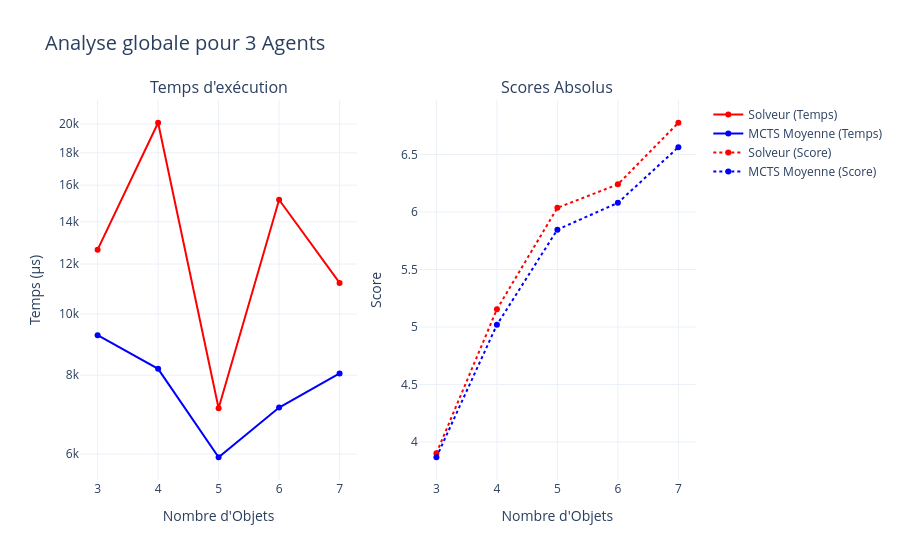
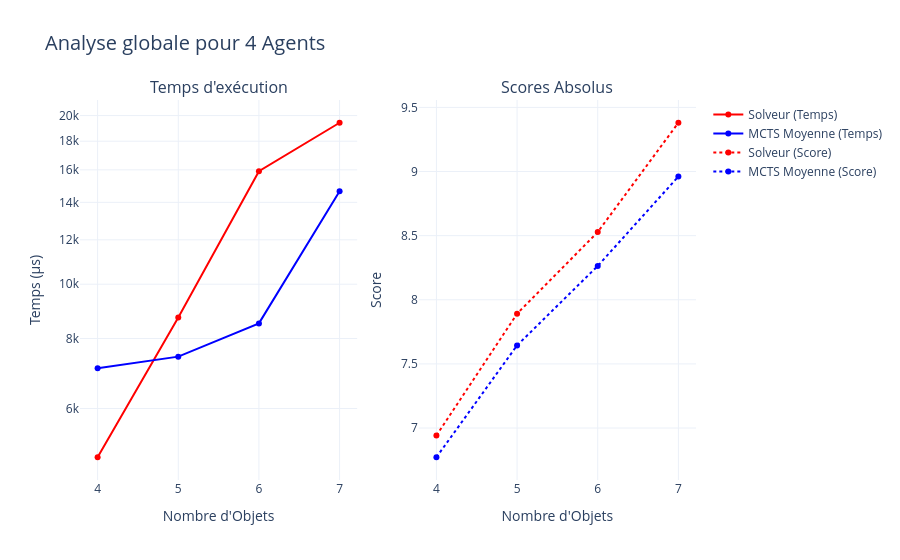
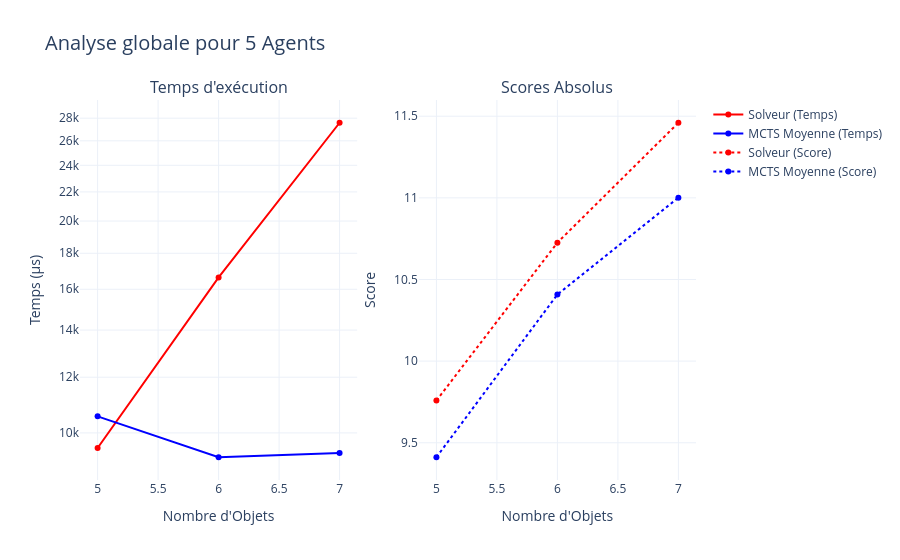
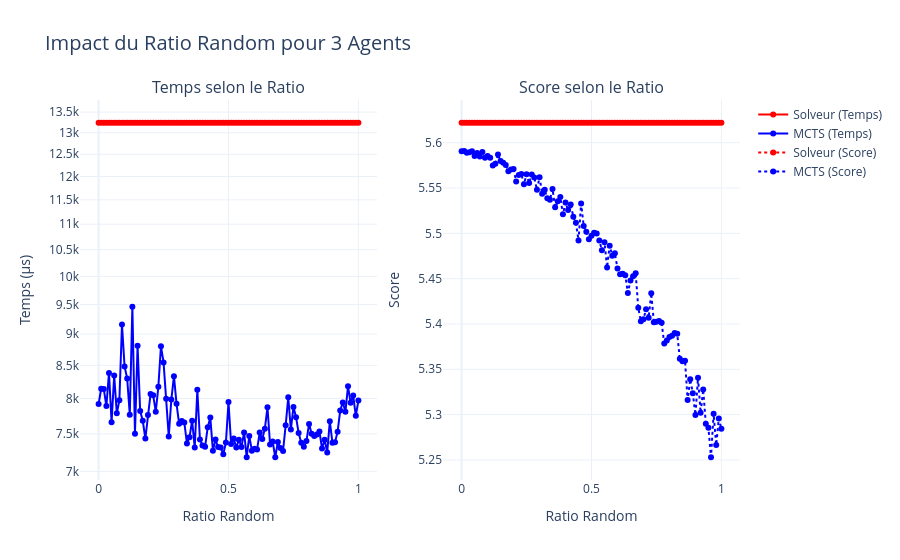

The code cell stored with these charts, in order, in its notebook:
### Code cell
plot_comparisons_interactive(df)
plot_impact_ratio_interactive(df)
plot_ratio_impact_on_score_interactive(df)
plot_erreur_normalisee_interactive(df)

### Figure 1 — Plotly figure (JSON) as saved in the notebook; plotly's stock layout.template omitted (floating-point values rounded to 4 significant figures)
{"data": [{"line": {"color": "red"}, "mode": "lines+markers", "name": "Solveur (Temps)", "type": "scatter", "x": [3, 4, 5, 6, 7], "xaxis": "x", "y": [12650.0, 20090.0, 7093.0, 15170.0, 11200.0], "yaxis": "y"}, {"line": {"color": "blue"}, "mode": "lines+markers", "name": "MCTS Moyenne (Temps)", "type": "scatter", "x": [3, 4, 5, 6, 7], "xaxis": "x", "y": [9255.0, 8187.0, 5931.0, 7110.0, 8053.0], "yaxis": "y"}, {"line": {"color": "red", "dash": "dot"}, "mode": "lines+markers", "name": "Solveur (Score)", "type": "scatter", "x": [3, 4, 5, 6, 7], "xaxis": "x2", "y": [3.903, 5.154, 6.037, 6.241, 6.776], "yaxis": "y2"}, {"line": {"color": "blue", "dash": "dot"}, "mode": "lines+markers", "name": "MCTS Moyenne (Score)", "type": "scatter", "x": [3, 4, 5, 6, 7], "xaxis": "x2", "y": [3.868, 5.019, 5.847, 6.08, 6.564], "yaxis": "y2"}], "layout": {"annotations": [{"font": {"size": 16}, "showarrow": false, "text": "Temps d'exécution", "x": 0.225, "xanchor": "center", "xref": "paper", "y": 1, "yanchor": "bottom", "yref": "paper"}, {"font": {"size": 16}, "showarrow": false, "text": "Scores Absolus", "x": 0.775, "xanchor": "center", "xref": "paper", "y": 1, "yanchor": "bottom", "yref": "paper"}], "hovermode": "x unified", "title": {"font": {"size": 20}, "text": "Analyse globale pour 3 Agents"}, "xaxis": {"anchor": "y", "domain": [0, 0.45], "title": {"text": "Nombre d'Objets"}}, "xaxis2": {"anchor": "y2", "domain": [0.55, 1], "title": {"text": "Nombre d'Objets"}}, "yaxis": {"anchor": "x", "domain": [0, 1], "title": {"text": "Temps (µs)"}, "type": "log"}, "yaxis2": {"anchor": "x2", "domain": [0, 1], "title": {"text": "Score"}}}}

### Figure 2 — Plotly figure (JSON) as saved in the notebook; plotly's stock layout.template omitted (floating-point values rounded to 4 significant figures)
{"data": [{"line": {"color": "red"}, "mode": "lines+markers", "name": "Solveur (Temps)", "type": "scatter", "x": [4, 5, 6, 7], "xaxis": "x", "y": [4910.0, 8722.0, 15910.0, 19420.0], "yaxis": "y"}, {"line": {"color": "blue"}, "mode": "lines+markers", "name": "MCTS Moyenne (Temps)", "type": "scatter", "x": [4, 5, 6, 7], "xaxis": "x", "y": [7082.0, 7425.0, 8512.0, 14650.0], "yaxis": "y"}, {"line": {"color": "red", "dash": "dot"}, "mode": "lines+markers", "name": "Solveur (Score)", "type": "scatter", "x": [4, 5, 6, 7], "xaxis": "x2", "y": [6.942, 7.891, 8.528, 9.38], "yaxis": "y2"}, {"line": {"color": "blue", "dash": "dot"}, "mode": "lines+markers", "name": "MCTS Moyenne (Score)", "type": "scatter", "x": [4, 5, 6, 7], "xaxis": "x2", "y": [6.772, 7.644, 8.264, 8.961], "yaxis": "y2"}], "layout": {"annotations": [{"font": {"size": 16}, "showarrow": false, "text": "Temps d'exécution", "x": 0.225, "xanchor": "center", "xref": "paper", "y": 1, "yanchor": "bottom", "yref": "paper"}, {"font": {"size": 16}, "showarrow": false, "text": "Scores Absolus", "x": 0.775, "xanchor": "center", "xref": "paper", "y": 1, "yanchor": "bottom", "yref": "paper"}], "hovermode": "x unified", "title": {"font": {"size": 20}, "text": "Analyse globale pour 4 Agents"}, "xaxis": {"anchor": "y", "domain": [0, 0.45], "title": {"text": "Nombre d'Objets"}}, "xaxis2": {"anchor": "y2", "domain": [0.55, 1], "title": {"text": "Nombre d'Objets"}}, "yaxis": {"anchor": "x", "domain": [0, 1], "title": {"text": "Temps (µs)"}, "type": "log"}, "yaxis2": {"anchor": "x2", "domain": [0, 1], "title": {"text": "Score"}}}}

### Figure 3 — Plotly figure (JSON) as saved in the notebook; plotly's stock layout.template omitted (floating-point values rounded to 4 significant figures)
{"data": [{"line": {"color": "red"}, "mode": "lines+markers", "name": "Solveur (Temps)", "type": "scatter", "x": [5, 6, 7], "xaxis": "x", "y": [9519.0, 16630.0, 27580.0], "yaxis": "y"}, {"line": {"color": "blue"}, "mode": "lines+markers", "name": "MCTS Moyenne (Temps)", "type": "scatter", "x": [5, 6, 7], "xaxis": "x", "y": [10560.0, 9235.0, 9368.0], "yaxis": "y"}, {"line": {"color": "red", "dash": "dot"}, "mode": "lines+markers", "name": "Solveur (Score)", "type": "scatter", "x": [5, 6, 7], "xaxis": "x2", "y": [9.758, 10.73, 11.46], "yaxis": "y2"}, {"line": {"color": "blue", "dash": "dot"}, "mode": "lines+markers", "name": "MCTS Moyenne (Score)", "type": "scatter", "x": [5, 6, 7], "xaxis": "x2", "y": [9.411, 10.41, 11.0], "yaxis": "y2"}], "layout": {"annotations": [{"font": {"size": 16}, "showarrow": false, "text": "Temps d'exécution", "x": 0.225, "xanchor": "center", "xref": "paper", "y": 1, "yanchor": "bottom", "yref": "paper"}, {"font": {"size": 16}, "showarrow": false, "text": "Scores Absolus", "x": 0.775, "xanchor": "center", "xref": "paper", "y": 1, "yanchor": "bottom", "yref": "paper"}], "hovermode": "x unified", "title": {"font": {"size": 20}, "text": "Analyse globale pour 5 Agents"}, "xaxis": {"anchor": "y", "domain": [0, 0.45], "title": {"text": "Nombre d'Objets"}}, "xaxis2": {"anchor": "y2", "domain": [0.55, 1], "title": {"text": "Nombre d'Objets"}}, "yaxis": {"anchor": "x", "domain": [0, 1], "title": {"text": "Temps (µs)"}, "type": "log"}, "yaxis2": {"anchor": "x2", "domain": [0, 1], "title": {"text": "Score"}}}}

### Figure 4 — Plotly figure (JSON) as saved in the notebook; plotly's stock layout.template omitted (floating-point values rounded to 4 significant figures)
{"data": [{"line": {"color": "red"}, "mode": "lines+markers", "name": "Solveur (Temps)", "type": "scatter", "x": [0.0, 0.01, 0.02, 0.03, 0.04, 0.05, 0.06, 0.07, 0.08, 0.09, 0.1, 0.11, 0.12, 0.13, 0.14, 0.15, 0.16, 0.17, 0.18, 0.19, 0.2, 0.21, 0.22, 0.23, 0.24, 0.25, 0.26, 0.27, 0.28, 0.29, 0.3, 0.31, 0.32, 0.33, 0.34, 0.35, 0.36, 0.37, 0.38, 0.39, 0.4, 0.41, 0.42, 0.43, 0.44, 0.45, 0.46, 0.47, 0.48, 0.49, 0.5, 0.51, 0.52, 0.53, 0.54, 0.55, 0.56, 0.57, 0.58, 0.59, 0.6, 0.61, 0.62, 0.63, 0.64, 0.65, 0.66, 0.67, 0.68, 0.69, 0.7, 0.71, 0.72, 0.73, 0.74, 0.75, 0.76, 0.77, 0.78, 0.79, 0.8, 0.81, 0.82, 0.83, 0.84, 0.85, 0.86, 0.87, 0.88, 0.89, 0.9, 0.91, 0.92, 0.93, 0.94, 0.95, 0.96, 0.97, 0.98, 0.99, 1.0], "xaxis": "x", "y": [13240.0, 13240.0, 13240.0, 13240.0, 13240.0, 13240.0, 13240.0, 13240.0, 13240.0, 13240.0, 13240.0, 13240.0, 13240.0, 13240.0, 13240.0, 13240.0, 13240.0, 13240.0, 13240.0, 13240.0, 13240.0, 13240.0, 13240.0, 13240.0, 13240.0, 13240.0, 13240.0, 13240.0, 13240.0, 13240.0, 13240.0, 13240.0, 13240.0, 13240.0, 13240.0, 13240.0, 13240.0, 13240.0, 13240.0, 13240.0, 13240.0, 13240.0, 13240.0, 13240.0, 13240.0, 13240.0, 13240.0, 13240.0, 13240.0, 13240.0, 13240.0, 13240.0, 13240.0, 13240.0, 13240.0, 13240.0, 13240.0, 13240.0, 13240.0, 13240.0, 13240.0, 13240.0, 13240.0, 13240.0, 13240.0, 13240.0, 13240.0, 13240.0, 13240.0, 13240.0, 13240.0, 13240.0, 13240.0, 13240.0, 13240.0, 13240.0, 13240.0, 13240.0, 13240.0, 13240.0, 13240.0, 13240.0, 13240.0, 13240.0, 13240.0, 13240.0, 13240.0, 13240.0, 13240.0, 13240.0, 13240.0, 13240.0, 13240.0, 13240.0, 13240.0, 13240.0, 13240.0, 13240.0, 13240.0, 13240.0, 13240.0], "yaxis": "y"}, {"line": {"color": "blue"}, "mode": "lines+markers", "name": "MCTS (Temps)", "type": "scatter", "x": [0.0, 0.01, 0.02, 0.03, 0.04, 0.05, 0.06, 0.07, 0.08, 0.09, 0.1, 0.11, 0.12, 0.13, 0.14, 0.15, 0.16, 0.17, 0.18, 0.19, 0.2, 0.21, 0.22, 0.23, 0.24, 0.25, 0.26, 0.27, 0.28, 0.29, 0.3, 0.31, 0.32, 0.33, 0.34, 0.35, 0.36, 0.37, 0.38, 0.39, 0.4, 0.41, 0.42, 0.43, 0.44, 0.45, 0.46, 0.47, 0.48, 0.49, 0.5, 0.51, 0.52, 0.53, 0.54, 0.55, 0.56, 0.57, 0.58, 0.59, 0.6, 0.61, 0.62, 0.63, 0.64, 0.65, 0.66, 0.67, 0.68, 0.69, 0.7, 0.71, 0.72, 0.73, 0.74, 0.75, 0.76, 0.77, 0.78, 0.79, 0.8, 0.81, 0.82, 0.83, 0.84, 0.85, 0.86, 0.87, 0.88, 0.89, 0.9, 0.91, 0.92, 0.93, 0.94, 0.95, 0.96, 0.97, 0.98, 0.99, 1.0], "xaxis": "x", "y": [7921.0, 8145.0, 8139.0, 7891.0, 8384.0, 7662.0, 8343.0, 7787.0, 7973.0, 9159.0, 8482.0, 8300.0, 7767.0, 9461.0, 7500.0, 8809.0, 7819.0, 7682.0, 7435.0, 7763.0, 8067.0, 8049.0, 7810.0, 8173.0, 8802.0, 8546.0, 7995.0, 7464.0, 7985.0, 8334.0, 7922.0, 7639.0, 7679.0, 7657.0, 7370.0, 7455.0, 7681.0, 7314.0, 8129.0, 7425.0, 7344.0, 7325.0, 7591.0, 7726.0, 7271.0, 7423.0, 7321.0, 7315.0, 7226.0, 7382.0, 7948.0, 7364.0, 7436.0, 7314.0, 7420.0, 7324.0, 7520.0, 7187.0, 7472.0, 7273.0, 7297.0, 7288.0, 7518.0, 7430.0, 7571.0, 7873.0, 7355.0, 7396.0, 7186.0, 7391.0, 7308.0, 7269.0, 7618.0, 8018.0, 7559.0, 7876.0, 7732.0, 7510.0, 7379.0, 7325.0, 7401.0, 7638.0, 7502.0, 7469.0, 7492.0, 7533.0, 7302.0, 7419.0, 7250.0, 7676.0, 7380.0, 7387.0, 7530.0, 7826.0, 7941.0, 7808.0, 8180.0, 7937.0, 8044.0, 7751.0, 7969.0], "yaxis": "y"}, {"line": {"color": "red", "dash": "dot"}, "mode": "lines+markers", "name": "Solveur (Score)", "type": "scatter", "x": [0.0, 0.01, 0.02, 0.03, 0.04, 0.05, 0.06, 0.07, 0.08, 0.09, 0.1, 0.11, 0.12, 0.13, 0.14, 0.15, 0.16, 0.17, 0.18, 0.19, 0.2, 0.21, 0.22, 0.23, 0.24, 0.25, 0.26, 0.27, 0.28, 0.29, 0.3, 0.31, 0.32, 0.33, 0.34, 0.35, 0.36, 0.37, 0.38, 0.39, 0.4, 0.41, 0.42, 0.43, 0.44, 0.45, 0.46, 0.47, 0.48, 0.49, 0.5, 0.51, 0.52, 0.53, 0.54, 0.55, 0.56, 0.57, 0.58, 0.59, 0.6, 0.61, 0.62, 0.63, 0.64, 0.65, 0.66, 0.67, 0.68, 0.69, 0.7, 0.71, 0.72, 0.73, 0.74, 0.75, 0.76, 0.77, 0.78, 0.79, 0.8, 0.81, 0.82, 0.83, 0.84, 0.85, 0.86, 0.87, 0.88, 0.89, 0.9, 0.91, 0.92, 0.93, 0.94, 0.95, 0.96, 0.97, 0.98, 0.99, 1.0], "xaxis": "x2", "y": [5.622, 5.622, 5.622, 5.622, 5.622, 5.622, 5.622, 5.622, 5.622, 5.622, 5.622, 5.622, 5.622, 5.622, 5.622, 5.622, 5.622, 5.622, 5.622, 5.622, 5.622, 5.622, 5.622, 5.622, 5.622, 5.622, 5.622, 5.622, 5.622, 5.622, 5.622, 5.622, 5.622, 5.622, 5.622, 5.622, 5.622, 5.622, 5.622, 5.622, 5.622, 5.622, 5.622, 5.622, 5.622, 5.622, 5.622, 5.622, 5.622, 5.622, 5.622, 5.622, 5.622, 5.622, 5.622, 5.622, 5.622, 5.622, 5.622, 5.622, 5.622, 5.622, 5.622, 5.622, 5.622, 5.622, 5.622, 5.622, 5.622, 5.622, 5.622, 5.622, 5.622, 5.622, 5.622, 5.622, 5.622, 5.622, 5.622, 5.622, 5.622, 5.622, 5.622, 5.622, 5.622, 5.622, 5.622, 5.622, 5.622, 5.622, 5.622, 5.622, 5.622, 5.622, 5.622, 5.622, 5.622, 5.622, 5.622, 5.622, 5.622], "yaxis": "y2"}, {"line": {"color": "blue", "dash": "dot"}, "mode": "lines+markers", "name": "MCTS (Score)", "type": "scatter", "x": [0.0, 0.01, 0.02, 0.03, 0.04, 0.05, 0.06, 0.07, 0.08, 0.09, 0.1, 0.11, 0.12, 0.13, 0.14, 0.15, 0.16, 0.17, 0.18, 0.19, 0.2, 0.21, 0.22, 0.23, 0.24, 0.25, 0.26, 0.27, 0.28, 0.29, 0.3, 0.31, 0.32, 0.33, 0.34, 0.35, 0.36, 0.37, 0.38, 0.39, 0.4, 0.41, 0.42, 0.43, 0.44, 0.45, 0.46, 0.47, 0.48, 0.49, 0.5, 0.51, 0.52, 0.53, 0.54, 0.55, 0.56, 0.57, 0.58, 0.59, 0.6, 0.61, 0.62, 0.63, 0.64, 0.65, 0.66, 0.67, 0.68, 0.69, 0.7, 0.71, 0.72, 0.73, 0.74, 0.75, 0.76, 0.77, 0.78, 0.79, 0.8, 0.81, 0.82, 0.83, 0.84, 0.85, 0.86, 0.87, 0.88, 0.89, 0.9, 0.91, 0.92, 0.93, 0.94, 0.95, 0.96, 0.97, 0.98, 0.99, 1.0], "xaxis": "x2", "y": [5.591, 5.591, 5.589, 5.589, 5.591, 5.585, 5.589, 5.585, 5.59, 5.583, 5.585, 5.584, 5.575, 5.577, 5.587, 5.58, 5.578, 5.575, 5.569, 5.57, 5.571, 5.557, 5.564, 5.565, 5.554, 5.565, 5.556, 5.565, 5.562, 5.548, 5.562, 5.544, 5.548, 5.539, 5.537, 5.549, 5.529, 5.535, 5.54, 5.521, 5.534, 5.526, 5.532, 5.518, 5.512, 5.492, 5.533, 5.508, 5.502, 5.494, 5.497, 5.501, 5.5, 5.492, 5.481, 5.49, 5.462, 5.486, 5.475, 5.478, 5.461, 5.455, 5.455, 5.454, 5.434, 5.448, 5.453, 5.456, 5.418, 5.403, 5.405, 5.416, 5.407, 5.434, 5.402, 5.402, 5.403, 5.401, 5.378, 5.382, 5.386, 5.387, 5.39, 5.389, 5.362, 5.359, 5.36, 5.316, 5.339, 5.324, 5.3, 5.341, 5.302, 5.328, 5.29, 5.286, 5.253, 5.301, 5.267, 5.296, 5.284], "yaxis": "y2"}], "layout": {"annotations": [{"font": {"size": 16}, "showarrow": false, "text": "Temps selon le Ratio", "x": 0.225, "xanchor": "center", "xref": "paper", "y": 1, "yanchor": "bottom", "yref": "paper"}, {"font": {"size": 16}, "showarrow": false, "text": "Score selon le Ratio", "x": 0.775, "xanchor": "center", "xref": "paper", "y": 1, "yanchor": "bottom", "yref": "paper"}], "hovermode": "x unified", "title": {"font": {"size": 20}, "text": "Impact du Ratio Random pour 3 Agents"}, "xaxis": {"anchor": "y", "domain": [0, 0.45], "title": {"text": "Ratio Random"}}, "xaxis2": {"anchor": "y2", "domain": [0.55, 1], "title": {"text": "Ratio Random"}}, "yaxis": {"anchor": "x", "domain": [0, 1], "title": {"text": "Temps (µs)"}, "type": "log"}, "yaxis2": {"anchor": "x2", "domain": [0, 1], "title": {"text": "Score"}}}}
